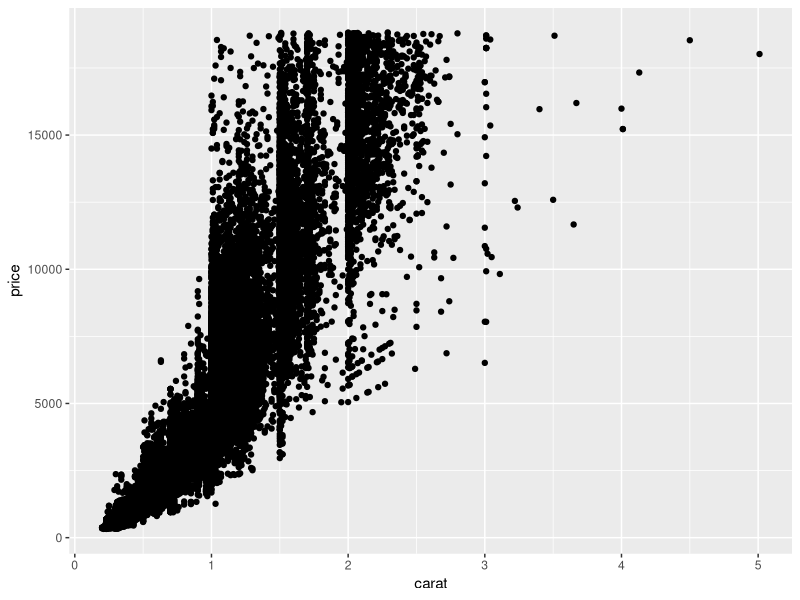
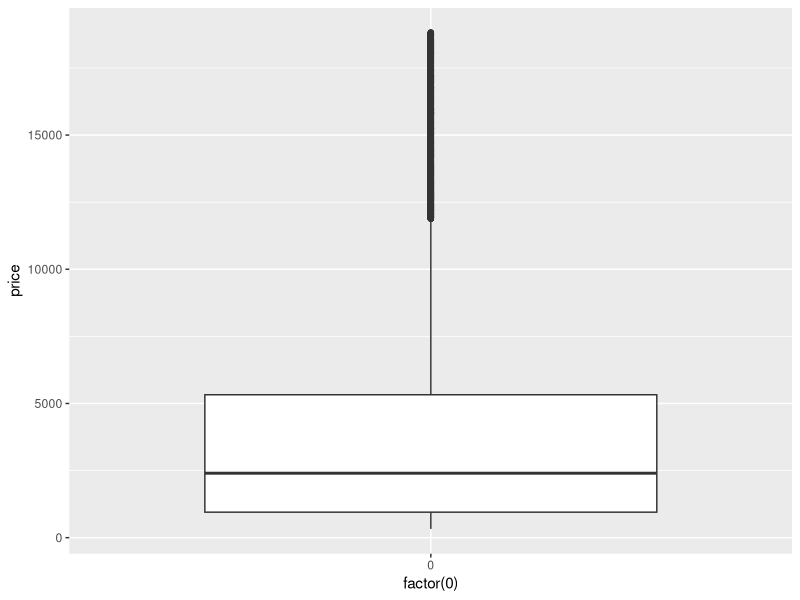
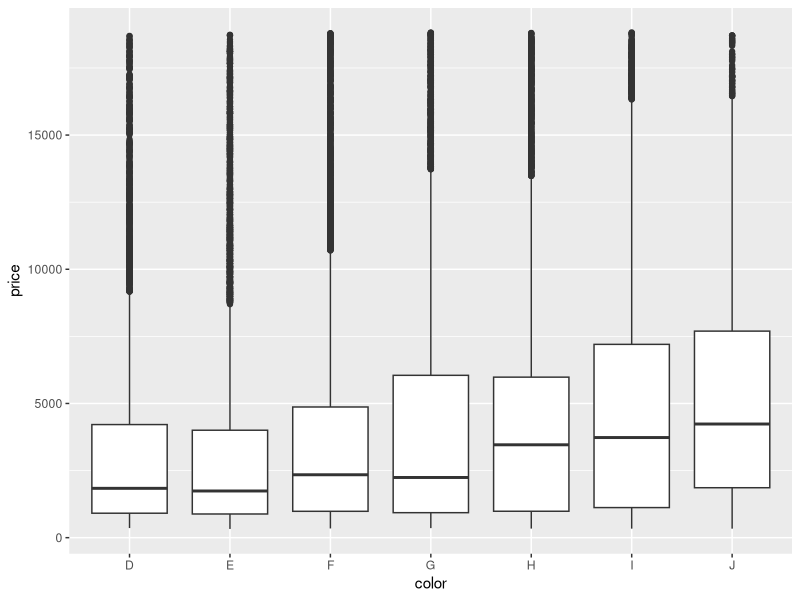
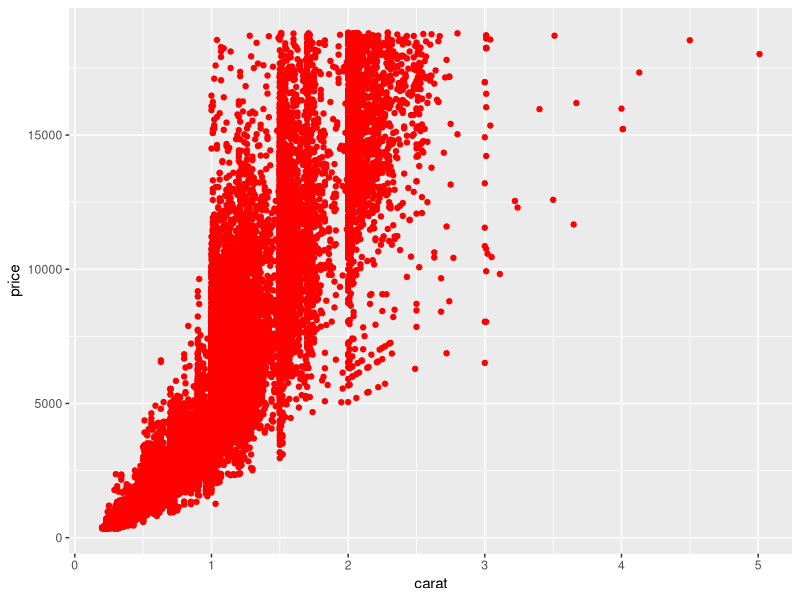
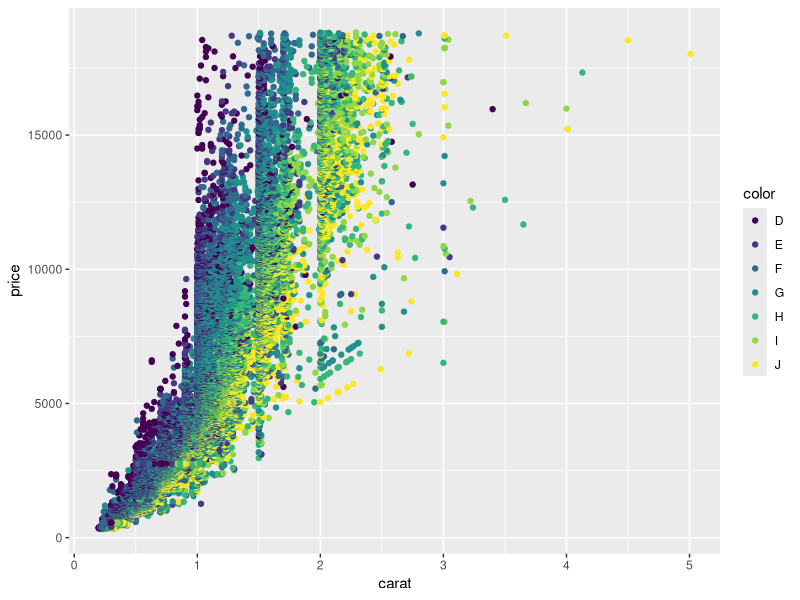
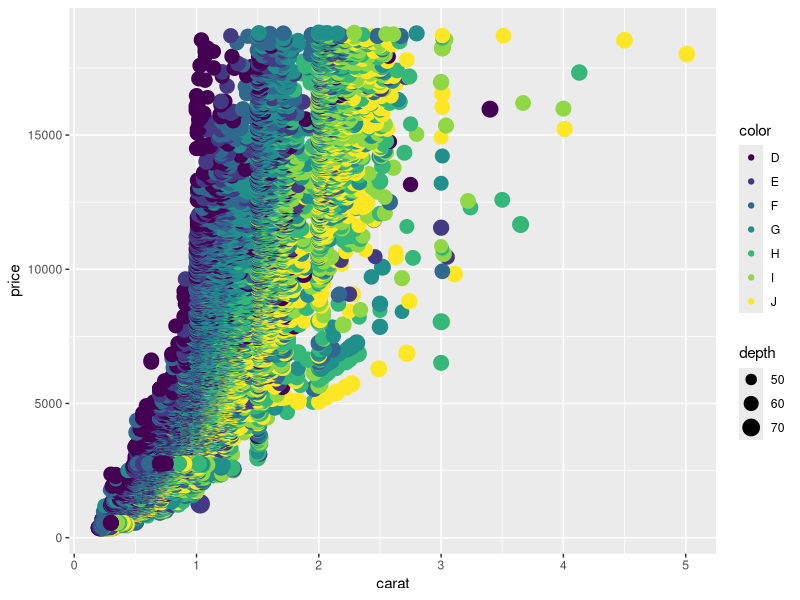

R code for these plots, in order:

## Load in library of ggplot2 functions
library(ggplot2)

# Make scatterplot in ggplot2
ggplot(data=diamonds, mapping=aes(x=carat, y=price)) + geom_point()

# Make boxplot in ggplot2
ggplot(data=diamonds, mapping=aes(x=factor(0), y=price)) + geom_boxplot()

# conclusion: worst color diamonds are more expensive than better colored diamonds
ggplot(data=diamonds, mapping=aes(x=color, y=price)) + geom_boxplot()

# Make scatterplot with >2 variables
# points turn red
ggplot(data=diamonds, mapping=aes(x=carat, y=price)) + geom_point(color="red")

# points based on color
ggplot(data=diamonds, mapping=aes(x=carat, y=price)) + geom_point(aes(color=color))

# change size of each point to measure of the volume
ggplot(data=diamonds, mapping=aes(x=carat, y=price)) + 
  geom_point(aes(color=color, size=depth))
